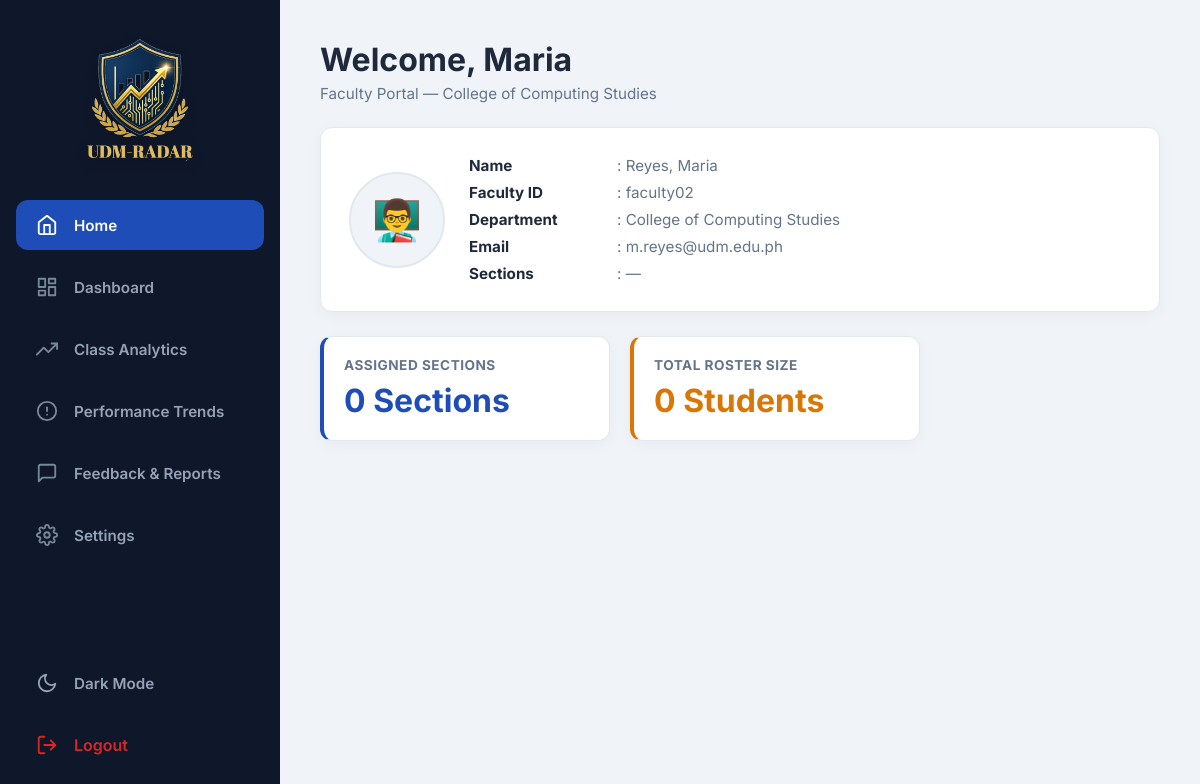
Before: /faculty/index.php (signed in) with the older database file.
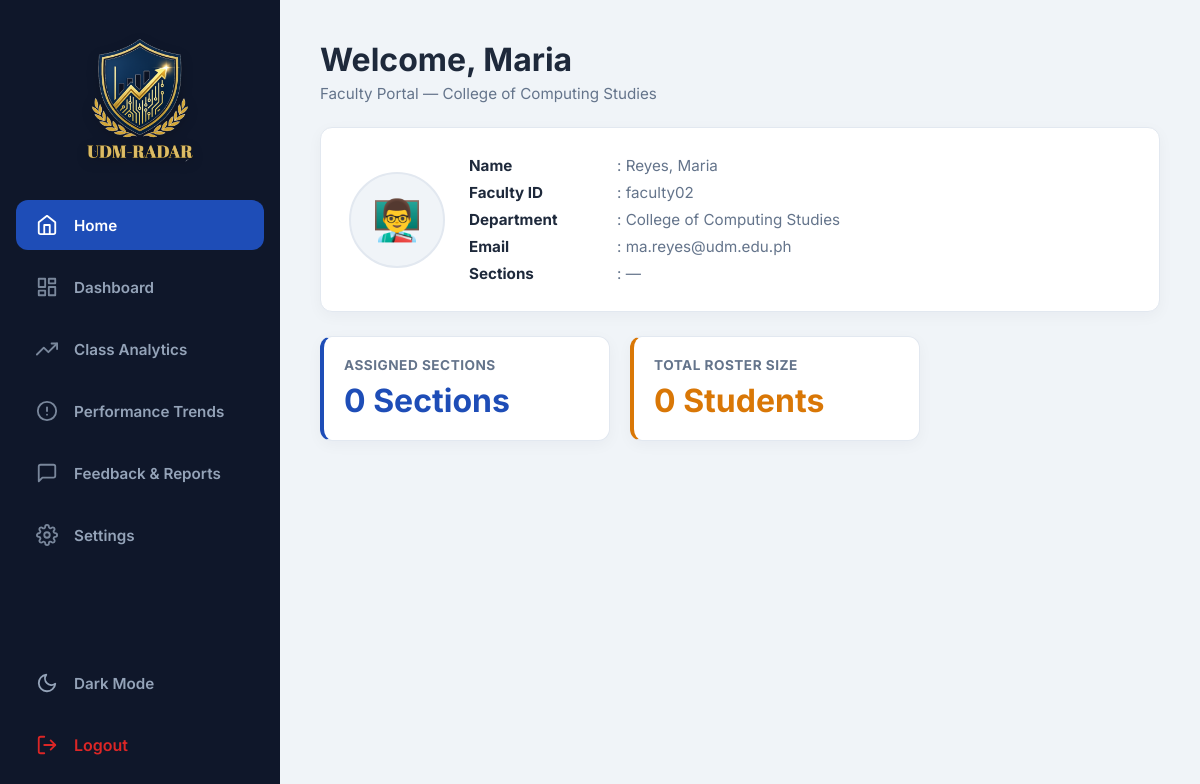
After: the same page with the newer database file.
### tables this page shows
CREATE TABLE `users` (
  `id` int(11) NOT NULL COMMENT 'Primary key. This is the ID every other table means when it says student_id, faculty_user_id, encoded_by, etc. — they all point here, never to student_profiles.id.',
  `user_id` varchar(30) NOT NULL COMMENT 'Login username — a student number (e.g. 24-22-238), a faculty ID (e.g. faculty01), or "admin". NOT the same thing as users.id.',
  `password_hash` varchar(255) NOT NULL COMMENT 'bcrypt hash, never plaintext.',
  `role` enum('student','faculty','admin') NOT NULL COMMENT 'Determines which portal (student/, faculty/, admin/) this account can log into.',
  `first_name` varchar(50) NOT NULL COMMENT 'Real stored column.',
  `middle_name` varchar(50) DEFAULT NULL COMMENT 'Real stored column, optional.',
  `last_name` varchar(50) NOT NULL COMMENT 'Real stored column.',
  `name` varchar(160) GENERATED ALWAYS AS (trim(concat_ws(' ',`first_name`,`middle_name`,`last_name`))) VIRTUAL COMMENT 'GENERATED column (CONCAT_WS of first/middle/last) — read-only, cannot appear in an INSERT column list. Kept so pages that only need a display name do not have to know about the split columns.',
  `email` varchar(150) DEFAULT NULL COMMENT 'Optional; students seeded from masterlist data have no real email on file.',
  `is_active` tinyint(1) DEFAULT 1 COMMENT 'Soft-disable flag. Not currently enforced anywhere in login.php — an inactive account can still log in unless that check is added.',
  `created_at` timestamp NOT NULL DEFAULT current_timestamp() COMMENT 'Account creation time, not enrollment date.'
);

### config/constants.php (called while the page is built, shortened)
<?php
function formatNameLastFirst(string $first, ?string $middle, string $last): string {
    $mi = $middle ? ' ' . strtoupper(substr(trim($middle), 0, 1)) . '.' : '';
    return trim($last) . ', ' . trim($first) . $mi;
}
?>

### faculty/index.php (the view, shortened to what this page needs)
<?php
require_once '../config/constants.php';
$user = currentUser();
$db = getDB();
$stmt = $db->prepare("SELECT first_name, middle_name, last_name, email, user_id, created_at FROM users WHERE id = ?");
$stmt->execute([$user['id']]);
$p = $stmt->fetch() ?: [];
$displayName = formatNameLastFirst($p['first_name'] ?? $user['first_name'], $p['middle_name'] ?? null, $p['last_name'] ?? $user['last_name']);
$stmtSec = $db->prepare("SELECT DISTINCT section FROM faculty_class_loads WHERE faculty_user_id = ? ORDER BY section");
$stmtSec->execute([$user['id']]);
$sections = $stmtSec->fetchAll(PDO::FETCH_COLUMN);
$total_assigned_students = 0;
require_once '../includes/header.php';
require_once '../includes/sidebar.php';
?>
<div class="main-content">
    <div class="header" style="margin-bottom: 24px;">
        <div>
            <h1>Welcome, <?= htmlspecialchars($p['first_name'] ?? $user['first_name']) ?></h1>
            <p style="color: var(--text-gray);">Faculty Portal — College of Computing Studies</p>
        </div>
    </div>
    <div class="card" style="display:flex; align-items:center; gap:24px; padding:28px; margin-bottom: 24px;">
        <div style="width:96px; height:96px; border-radius:50%; background:var(--bg-color); border: 2px solid var(--border-color); display:flex; align-items:center; justify-content:center; font-size:2.5rem; flex-shrink:0;">👨‍🏫</div>
        <div style="flex:1;">
            <div style="display:grid; grid-template-columns: 140px 1fr; gap:8px; font-size:0.95rem; color: var(--text-dark);">
                <span style="font-weight:700;">Name</span>
                <span style="color: var(--text-gray);">: <?= htmlspecialchars($displayName) ?></span>
                <span style="font-weight:700;">Faculty ID</span>
                <span style="color: var(--text-gray);">: <?= htmlspecialchars($p['user_id'] ?? '—') ?></span>
                <span style="font-weight:700;">Department</span>
                <span style="color: var(--text-gray);">: College of Computing Studies</span>
                <span style="font-weight:700;">Email</span>
                <span style="color: var(--text-gray);">: <?= htmlspecialchars($p['email'] ?? '—') ?></span>
                <span style="font-weight:700;">Sections</span>
                <span style="color: var(--text-gray);">: <?= !empty($sections) ? htmlspecialchars(implode(', ', $sections)) : '—' ?></span>
            </div>
        </div>
    </div>
    <div class="stat-grid" style="grid-template-columns: repeat(2, 1fr); max-width: 600px;">
        <div class="stat-card" style="border-left-color: var(--accent-blue);">
            <h4>Assigned Sections</h4>
            <h2 style="color: var(--accent-blue);"><?= count($sections) ?> Section<?= count($sections) !== 1 ? 's' : '' ?></h2>
        </div>
        <div class="stat-card" style="border-left-color: var(--risk-mod);">
            <h4>Total Roster Size</h4>
            <h2 style="color: var(--risk-mod);"><?= $total_assigned_students ?> Student<?= $total_assigned_students !== 1 ? 's' : '' ?></h2>
        </div>
    </div>
</div>
<?php require_once '../includes/footer.php'; ?>

Changed rows visible on the page:
changed users "Maria": email "m.reyes@udm.edu.ph" → "ma.reyes@udm.edu.ph"
